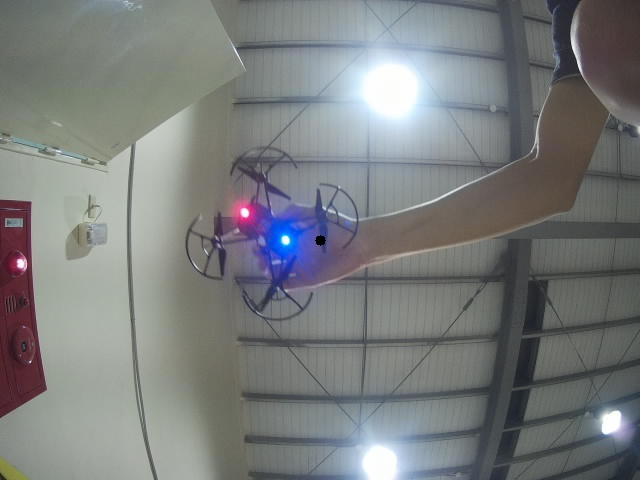
#> input picture Test/img/led18.jpg, 640 x 480 px, found by its file name
$ python find_circle.py
#> lines starting #> are read from the running program, lines starting #| are printed output that depends on the picture; after the words box and inside, x2 and y2 are one past the last pixel; in counts of white or black regions, pixels touching at a corner belong together
# -*- coding: utf-8 -*-
"""
Created on Thu May  2 20:55:00 2019

@author: enjoy
"""
import cv2
import numpy as np
import math
from os import mkdir
from os.path import isdir
#import statistics as sta

if not isdir(r'..\img\find_circle'):
    mkdir(r'..\img\find_circle')

image = cv2.imread(r'..\img\led18.jpg')
#> image is the input picture: shape (480, 640, 3); mean B, G, R 125, 124.7, 122.1
image = cv2.resize(image,(640,480),interpolation=cv2.INTER_CUBIC)
cv2.imwrite(r'..\img\find_circle\resize_img.jpg',image)
blur = cv2.GaussianBlur(image,(9,9),0)
#blur = image
hsv = cv2.cvtColor(blur, cv2.COLOR_BGR2HSV)
#> hsv: shape (480, 640, 3); mean H, S, V 71.3, 27, 131
cv2.imwrite(r'..\img\find_circle\hsv_img.jpg',hsv)
kernel = np.ones((9,9),np.uint8)
kernel1 = np.ones((3,3),np.uint8)
#red_lower = np.array([90 , 135 , 0])
#red_upper = np.array([150 , 255 , 255])
blue_lower = np.array([100 , 145 , 90])
blue_upper = np.array([155 , 255 , 255])
#red_lower = np.array([145 , 120 , 110])
#red_upper = np.array([179 , 255 , 255])
red_lower = np.array([135 , 70 , 90])
red_upper = np.array([179 , 255 , 255])
red_binary = cv2.inRange(hsv, red_lower, red_upper)
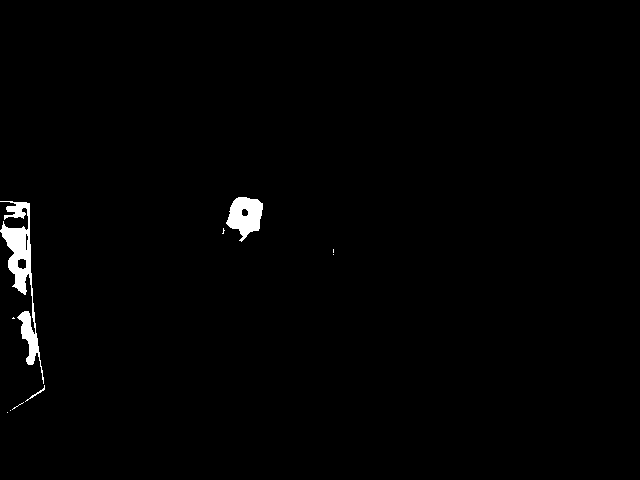
#> red_binary: shape (480, 640); 1.1% white; 10 white regions (7 under 20 px), largest, box (x1, y1, x2, y2) and area: (0, 201, 44, 384) 2226, (226, 197, 263, 242) 1033, (25, 385, 45, 402) 42
cv2.imwrite(r'..\img\find_circle\red_binary.jpg',red_binary)
blue_binary = cv2.inRange(hsv, blue_lower, blue_upper)
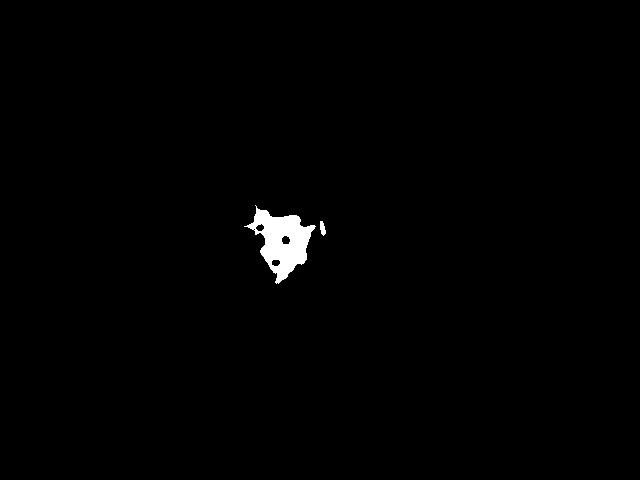
#> blue_binary: shape (480, 640); 0.85% white; 2 white regions, box (x1, y1, x2, y2) and area: (244, 205, 316, 284) 2549, (320, 221, 326, 236) 62
cv2.imwrite(r'..\img\find_circle\blue_binary.jpg',blue_binary)
red_blur = cv2.medianBlur(red_binary,5)
#> red_blur: shape (480, 640); 1% white; 5 white regions (1 under 20 px), largest, box (x1, y1, x2, y2) and area: (0, 225, 32, 294) 1232, (227, 197, 263, 240) 1032, (18, 311, 39, 365) 586, (6, 202, 30, 218) 270
blue_blur = cv2.medianBlur(blue_binary,5)
#> blue_blur: shape (480, 640); 0.85% white; 2 white regions, box (x1, y1, x2, y2) and area: (248, 208, 315, 283) 2557, (320, 222, 326, 235) 53
cv2.imwrite(r'..\img\find_circle\red_blur.jpg',red_blur)
cv2.imwrite(r'..\img\find_circle\blue_blur.jpg',blue_blur)
red_erode = cv2.erode(red_blur , kernel1 , iterations=2)
#> red_erode: shape (480, 640); 0.57% white; 4 white regions, box (x1, y1, x2, y2) and area: (3, 228, 29, 291) 725, (229, 199, 261, 235) 665, (21, 314, 37, 362) 271, (10, 204, 27, 215) 81
red_dilate = cv2.dilate(red_blur, kernel, iterations=4)
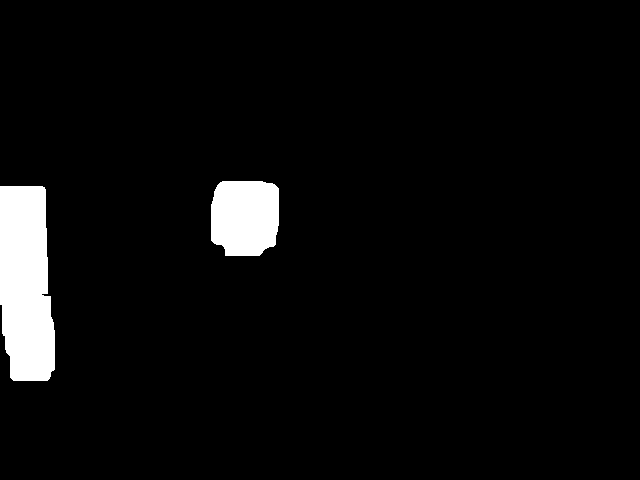
#> red_dilate: shape (480, 640); 4.5% white; 2 white regions, box (x1, y1, x2, y2) and area: (0, 186, 55, 381) 9244, (211, 181, 279, 256) 4615
cv2.imwrite(r'..\img\find_circle\red_dilate.jpg',red_dilate)
blue_dilate = cv2.dilate(blue_blur, kernel, iterations=4)
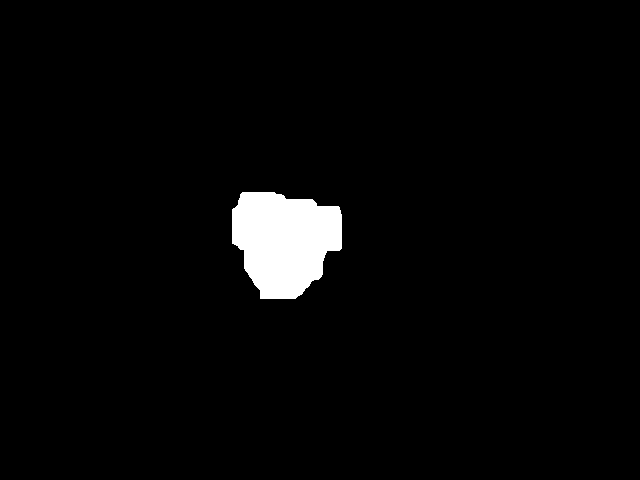
#> blue_dilate: shape (480, 640); 2.9% white; 1 white region
red_contours, _ = cv2.findContours(red_dilate, cv2.RETR_EXTERNAL, cv2.CHAIN_APPROX_SIMPLE)
#> red_contours = 2 contours; box (x1, y1, x2, y2) and area: (0, 186, 55, 381) 9003, (211, 181, 279, 256) 4492
blue_contours, _ = cv2.findContours(blue_dilate, cv2.RETR_EXTERNAL, cv2.CHAIN_APPROX_SIMPLE)
#> blue_contours = 1 contour; box (x1, y1, x2, y2) and area: (232, 192, 342, 299) 8704
add = cv2.add(red_dilate,blue_dilate)
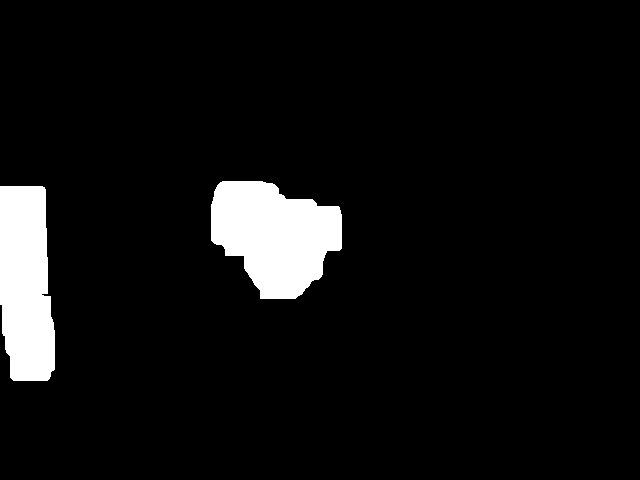
#> add: shape (480, 640); 6.6% white; 2 white regions, box (x1, y1, x2, y2) and area: (211, 181, 342, 299) 10900, (0, 186, 55, 381) 9244
cv2.imwrite(r'..\img\find_circle\add_img.jpg',add)
cv2.imshow('add' , add)
cv2.waitKey(0)
'''
cv2.imshow('blue_blur' , blue_blur)
cv2.waitKey(0)
cv2.imshow('red_blur' , red_blur)
cv2.waitKey(0)
cv2.imshow('blue_dilate' , blue_dilate)
cv2.waitKey(0)
cv2.imshow('red_dilate' , red_dilate)
cv2.waitKey(0)
cv2.imshow('add' , add)
cv2.waitKey(0)
'''
#blue = add - red_dilate
#red = add - blue_dilate

#"""新方法
check = cv2.bitwise_and(red_dilate, blue_dilate)
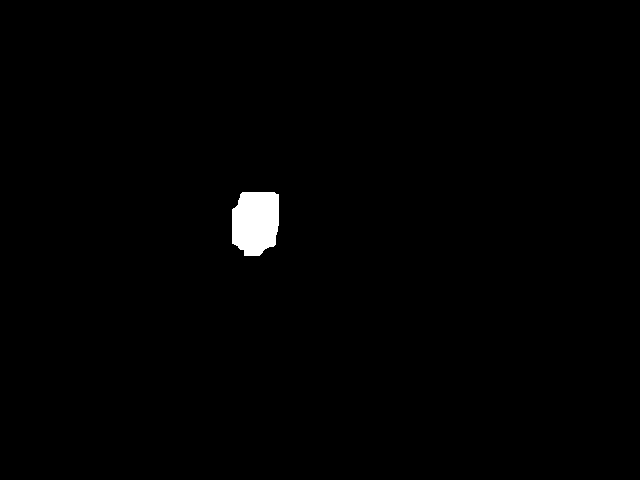
#> check: shape (480, 640); 0.85% white; 1 white region
cv2.imshow('check' , check)
cv2.waitKey(0)
cv2.imwrite(r'..\img\find_circle\check.jpg',check)
check_contours, _ = cv2.findContours(check, cv2.RETR_EXTERNAL, cv2.CHAIN_APPROX_SIMPLE)
#> check_contours = 1 contour; box (x1, y1, x2, y2) and area: (232, 192, 279, 256) 2505
check_cnt = check_contours[0]
#> check_cnt = contour of 41 points, box (x1, y1, x2, y2) (232, 192, 279, 256), area 2505
check_M = cv2.moments(check_cnt)
#> check_M = moments, m00 2505, centre m10/m00, m01/m00 = (255.3, 221.8)
x_check = int(check_M["m10"] / check_M["m00"])
#> x_check = 255
y_check = int(check_M["m01"] / check_M["m00"])
#> y_check = 221
check_center = (x_check,y_check)
#> check_center = (255, 221)
# [5 lines of commented-out code are left out]
add_contours, _ = cv2.findContours(add, cv2.RETR_EXTERNAL, cv2.CHAIN_APPROX_SIMPLE)
#> add_contours = 2 contours; box (x1, y1, x2, y2) and area: (211, 181, 342, 299) 10692, (0, 186, 55, 381) 9003
for i in range(len(add_contours)):
    dist = cv2.pointPolygonTest(add_contours[i],check_center,False)
    if dist > 0:
        actual = i
#> this loop made 2 passes
#> (dist, actual) on pass 2: (1, 1)
#> dist on pass 1: -1
# [4 lines of commented-out code are left out]
for i in range(len(red_contours)):
    red_cnt = red_contours[i]
    red_M = cv2.moments(red_cnt)
    x_red = int(red_M["m10"] / red_M["m00"])
    y_red = int(red_M["m01"] / red_M["m00"])
    red_center = (int(red_M["m10"] / red_M["m00"]), int(red_M["m01"] / red_M["m00"]))
    dist_red = cv2.pointPolygonTest(add_contours[actual],red_center,False)
    if dist_red > 0:
        red_actual = i
        red_point = red_center
#> this loop made 2 passes
#> (x_red, y_red, dist_red, red_actual) on pass 2: (244, 216, 1, 1)
#> (x_red, y_red, dist_red) on pass 1: (25, 283, -1)
cv2.drawContours(image, red_contours, red_actual, (0,255,255), 1)
cv2.circle(image, red_point, 5, (0, 255, 0), -1)
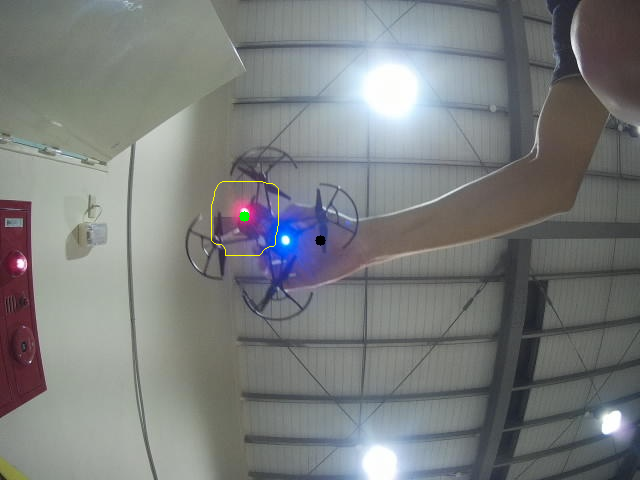
#> image: shape (480, 640, 3); mean B, G, R 124.9, 124.9, 122.1
print(red_point)
#| (244, 216)
cv2.imwrite(r'..\img\find_circle\result.jpg',image)
#"""

"""舊方法
s_list = []
red_contours, _ = cv2.findContours(red_dilate, cv2.RETR_EXTERNAL, cv2.CHAIN_APPROX_SIMPLE)

for i in range(len(red_contours)):
    data_list = []
    red_cnt = red_contours[i]
    epsilon = 0.01*cv2.arcLength(red_cnt,True)
    approx = cv2.approxPolyDP(red_cnt,epsilon,True)
    red_M = cv2.moments(red_cnt)
    #red_center = (int(red_M["m10"] / red_M["m00"]), int(red_M["m01"] / red_M["m00"]))
    x = int(red_M["m10"] / red_M["m00"])
    y = int(red_M["m01"] / red_M["m00"])
    center = (x,y)
    cv2.circle(red_dilate, center, 5, (0, 255, 0), -1)
    for j in range(len(approx)):
        #length = int(math.sqrt((approx[j][0][0] - x)**2 + (approx[j][0][1] - y)**2))
        contour_point = (approx[j][0][0],approx[j][0][1])
        length = int(math.sqrt((approx[j][0][0] - x)**2 + (approx[j][0][1] - y)**2))
        cv2.line(red_dilate, center, contour_point, (0, 0, 255), 2)
        data_list.append(length)
    s = np.std(data_list)
    s_list.append(s)
    #print s
    print (data_list)
    #cv2.circle(blur, red_center, 5, (0, 255, 0), -1)
    #cv2.drawContours(blur, [approx], -1, (0,255,255), 1)
    area = cv2.contourArea(approx)
    #print 'red area:' , area
   # print 'red contours:' , approx[1][0][1]
#print math.sin((240*np.pi)/180)
m = np.where(s_list==np.min(s_list))
print (s_list , m[0][0])
a = m[0][0]
i=0
red_cnt = red_contours[a]
area = cv2.contourArea(red_cnt)
print(area)

#red_cnt = max(red_contours,key=cv2.contourArea)
#red_M = cv2.moments(red_cnt)
#red_cnt = max(red_contours,key=cv2.contourArea)
epsilon = 0.01*cv2.arcLength(red_cnt,True)
approx = cv2.approxPolyDP(red_cnt,epsilon,True)
red_center = (int(red_M["m10"] / red_M["m00"]), int(red_M["m01"] / red_M["m00"]))
cv2.circle(blur, red_center, 5, (0, 255, 0), -1)
cv2.drawContours(image, red_contours, a, (0,255,255), 2)
cv2.imwrite('line.jpg',red_dilate)
#"""
#cv2.imshow('red_erode' , red_erode)
#cv2.waitKey(0)
cv2.imshow('red' , red_dilate)
cv2.waitKey(0)
cv2.imshow('image' , image)
cv2.waitKey(0)
cv2.destroyAllWindows()

$ run again, with Test/img/led15.jpg copied over Test/img/led18.jpg
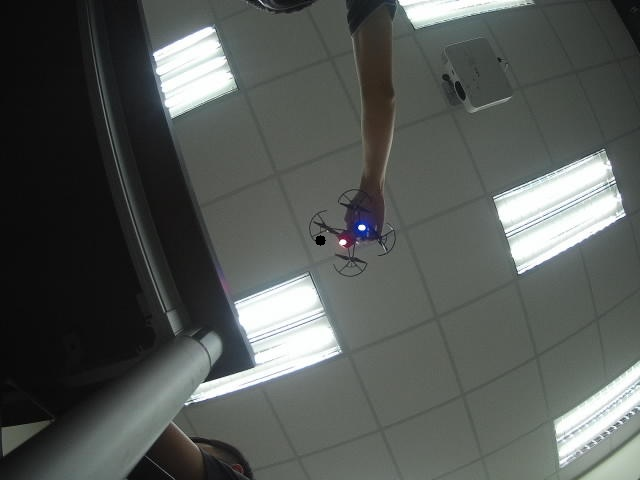
#> input picture Test/img/led15.jpg, 640 x 480 px, found by its file name
#> image is the input picture: shape (480, 640, 3); mean B, G, R 85.2, 88.2, 84.1
#> hsv: shape (480, 640, 3); mean H, S, V 54.8, 16.1, 88.8
#> `red_binary = cv2.inRange(hsv, red_lower, red_upper)`:
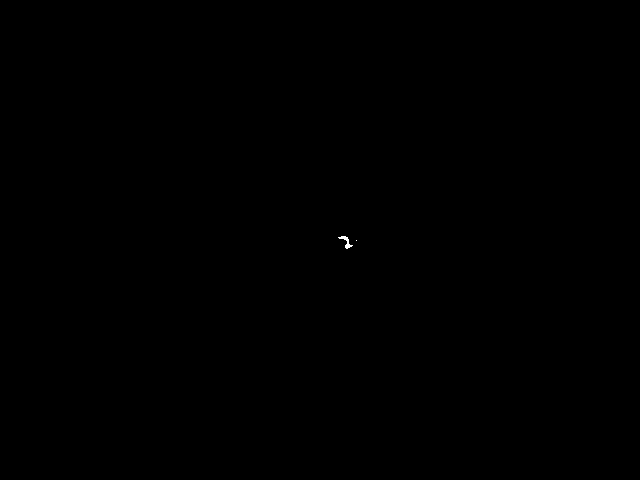
#> red_binary: shape (480, 640); 0.02% white; 2 white regions (1 under 20 px), largest, box (x1, y1, x2, y2) and area: (338, 236, 353, 249) 64
#> blue_binary: shape (480, 640); 0.07% white; 1 white region, box (x1, y1, x2, y2) and area: (353, 219, 373, 238) 230
#> red_blur: shape (480, 640); 0.02% white; 1 white region, box (x1, y1, x2, y2) and area: (341, 236, 351, 248) 53
#> blue_blur: shape (480, 640); 0.08% white; 1 white region, box (x1, y1, x2, y2) and area: (353, 219, 373, 238) 231
#> red_erode: shape (480, 640); every value is 0
#> red_dilate: shape (480, 640); 0.58% white; 1 white region, box (x1, y1, x2, y2) and area: (325, 220, 367, 264) 1787
#> blue_dilate: shape (480, 640); 0.83% white; 1 white region
#> red_contours = 1 contour; box (x1, y1, x2, y2) and area: (325, 220, 367, 264) 1706
#> blue_contours = 1 contour; box (x1, y1, x2, y2) and area: (337, 203, 389, 254) 2466
#> add: shape (480, 640); 1.1% white; 1 white region, box (x1, y1, x2, y2) and area: (325, 203, 389, 264) 3373
#> check: shape (480, 640); 0.32% white; 1 white region
#> check_contours = 1 contour; box (x1, y1, x2, y2) and area: (337, 220, 367, 254) 912
#> check_cnt = contour of 14 points, box (x1, y1, x2, y2) (337, 220, 367, 254), area 912
#> check_M = moments, m00 912.5, centre m10/m00, m01/m00 = (351.5, 236.5)
#> x_check = 351
#> y_check = 236
#> check_center = (351, 236)
#> add_contours = 1 contour; box (x1, y1, x2, y2) and area: (325, 203, 389, 264) 3260
#> the loop `for i in range(len(add_contours)):` made 1 pass
#> (dist, actual) on pass 1: (1, 0)
#> the loop `for i in range(len(red_contours)):` made 1 pass
#> (x_red, y_red, dist_red, red_actual) on pass 1: (345, 241, 1, 0)
#> `cv2.circle(image, red_point, 5, (0, 255, 0), -1)`:
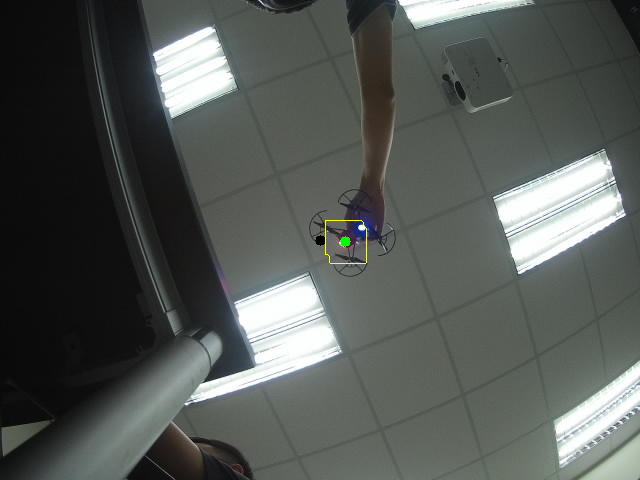
#> image: shape (480, 640, 3); mean B, G, R 85.1, 88.3, 84.1
#| (345, 241)

$ run again, with Test/img/led16.jpg copied over Test/img/led18.jpg
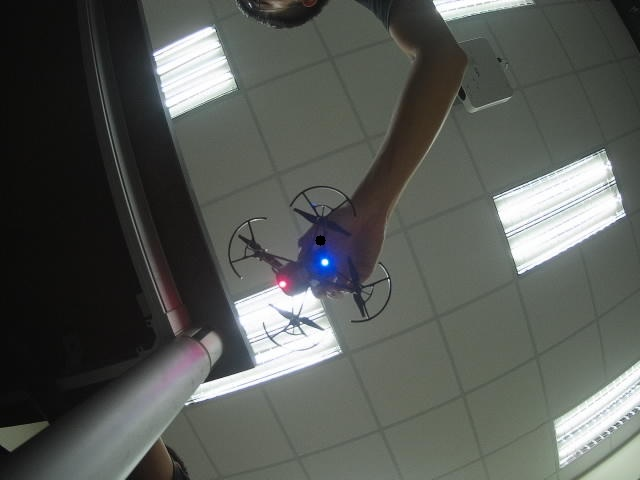
#> input picture Test/img/led16.jpg, 640 x 480 px, found by its file name
#> image is the input picture: shape (480, 640, 3); mean B, G, R 85.4, 89.6, 86.4
#> hsv: shape (480, 640, 3); mean H, S, V 53.4, 24.6, 91.3
#> `red_binary = cv2.inRange(hsv, red_lower, red_upper)`:
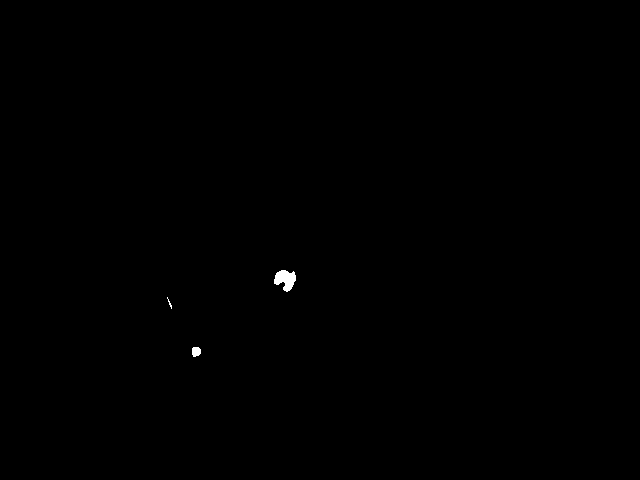
#> red_binary: shape (480, 640); 0.13% white; 3 white regions (1 under 20 px), largest, box (x1, y1, x2, y2) and area: (274, 270, 296, 292) 313, (192, 347, 201, 357) 76
#> blue_binary: shape (480, 640); 0.32% white; 1 white region, box (x1, y1, x2, y2) and area: (306, 244, 342, 282) 990
#> red_blur: shape (480, 640); 0.12% white; 2 white regions, box (x1, y1, x2, y2) and area: (274, 270, 296, 291) 307, (192, 347, 201, 357) 68
#> blue_blur: shape (480, 640); 0.32% white; 1 white region, box (x1, y1, x2, y2) and area: (306, 244, 342, 281) 991
#> red_erode: shape (480, 640); 0.05% white; 2 white regions (1 under 20 px), largest, box (x1, y1, x2, y2) and area: (277, 272, 294, 289) 138
#> red_dilate: shape (480, 640); 1.4% white; 2 white regions, box (x1, y1, x2, y2) and area: (258, 254, 312, 307) 2722, (176, 331, 217, 373) 1700
#> blue_dilate: shape (480, 640); 1.4% white; 1 white region
#> red_contours = 2 contours; box (x1, y1, x2, y2) and area: (258, 254, 312, 307) 2626, (176, 331, 217, 373) 1622
#> blue_contours = 1 contour; box (x1, y1, x2, y2) and area: (290, 228, 358, 297) 4267
#> add: shape (480, 640); 2.6% white; 2 white regions, box (x1, y1, x2, y2) and area: (258, 228, 358, 307) 6262, (176, 331, 217, 373) 1700
#> check: shape (480, 640); 0.27% white; 1 white region
#> check_contours = 1 contour; box (x1, y1, x2, y2) and area: (290, 254, 312, 297) 788
#> check_cnt = contour of 24 points, box (x1, y1, x2, y2) (290, 254, 312, 297), area 788
#> check_M = moments, m00 788, centre m10/m00, m01/m00 = (300.9, 273.9)
#> x_check = 300
#> y_check = 273
#> check_center = (300, 273)
#> add_contours = 2 contours; box (x1, y1, x2, y2) and area: (258, 228, 358, 307) 6106, (176, 331, 217, 373) 1622
#> the loop `for i in range(len(add_contours)):` made 2 passes
#> (dist, actual) on pass 2: (1, 1)
#> the loop `for i in range(len(red_contours)):` made 2 passes
#> (x_red, y_red, dist_red, red_actual) on pass 2: (284, 279, 1, 1)
#> `cv2.circle(image, red_point, 5, (0, 255, 0), -1)`:
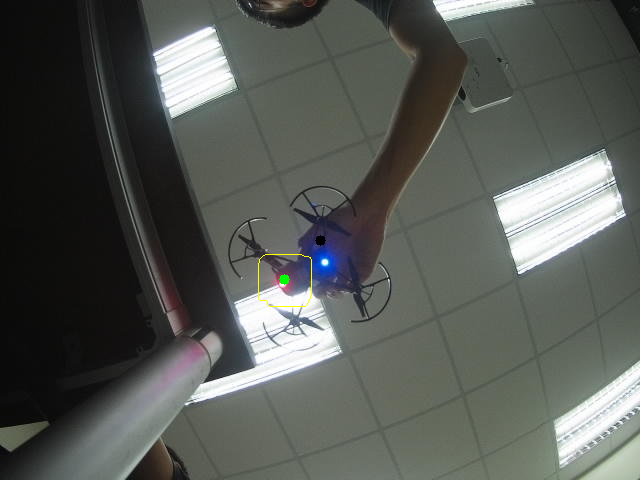
#> image: shape (480, 640, 3); mean B, G, R 85.3, 89.7, 86.4
#| (284, 279)

$ run again, with Test/img/led17.jpg copied over Test/img/led18.jpg
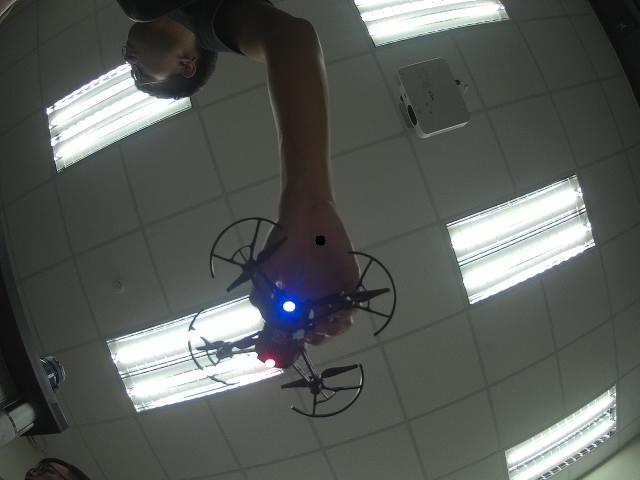
#> input picture Test/img/led17.jpg, 640 x 480 px, found by its file name
#> image is the input picture: shape (480, 640, 3); mean B, G, R 87.4, 90.8, 87.4
#> hsv: shape (480, 640, 3); mean H, S, V 57.4, 23.9, 92.5
#> red_binary: shape (480, 640); 0.05% white; 1 white region, box (x1, y1, x2, y2) and area: (261, 352, 281, 367) 152
#> blue_binary: shape (480, 640); 0.53% white; 1 white region, box (x1, y1, x2, y2) and area: (263, 282, 313, 331) 1634
#> red_blur: shape (480, 640); 0.05% white; 1 white region, box (x1, y1, x2, y2) and area: (261, 352, 281, 367) 142
#> blue_blur: shape (480, 640); 0.53% white; 1 white region, box (x1, y1, x2, y2) and area: (263, 283, 313, 330) 1637
#> red_erode: shape (480, 640); 0.01% white in thin lines or dots, all inside (x1, y1, x2, y2) = (264, 355, 274, 358)
#> red_dilate: shape (480, 640); 0.75% white; 1 white region, box (x1, y1, x2, y2) and area: (245, 336, 297, 383) 2293
#> blue_dilate: shape (480, 640); 1.9% white; 1 white region
#> red_contours = 1 contour; box (x1, y1, x2, y2) and area: (245, 336, 297, 383) 2204
#> blue_contours = 1 contour; box (x1, y1, x2, y2) and area: (247, 267, 329, 346) 5788
#> add: shape (480, 640); 2.6% white; 1 white region, box (x1, y1, x2, y2) and area: (245, 267, 329, 383) 7861
#> check: shape (480, 640); 0.12% white; 1 white region
#> check_contours = 1 contour; box (x1, y1, x2, y2) and area: (253, 336, 297, 346) 310
#> check_cnt = contour of 22 points, box (x1, y1, x2, y2) (253, 336, 297, 346), area 310
#> check_M = moments, m00 310.5, centre m10/m00, m01/m00 = (274.3, 340.5)
#> x_check = 274
#> y_check = 340
#> check_center = (274, 340)
#> add_contours = 1 contour; box (x1, y1, x2, y2) and area: (245, 267, 329, 383) 7683
#> the loop `for i in range(len(add_contours)):` made 1 pass
#> (dist, actual) on pass 1: (1, 0)
#> the loop `for i in range(len(red_contours)):` made 1 pass
#> (x_red, y_red, dist_red, red_actual) on pass 1: (270, 358, 1, 0)
#> `cv2.circle(image, red_point, 5, (0, 255, 0), -1)`:
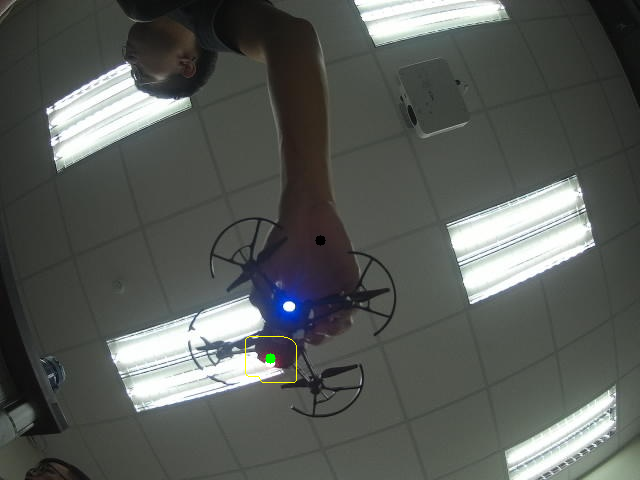
#> image: shape (480, 640, 3); mean B, G, R 87.3, 90.9, 87.4
#| (270, 358)
